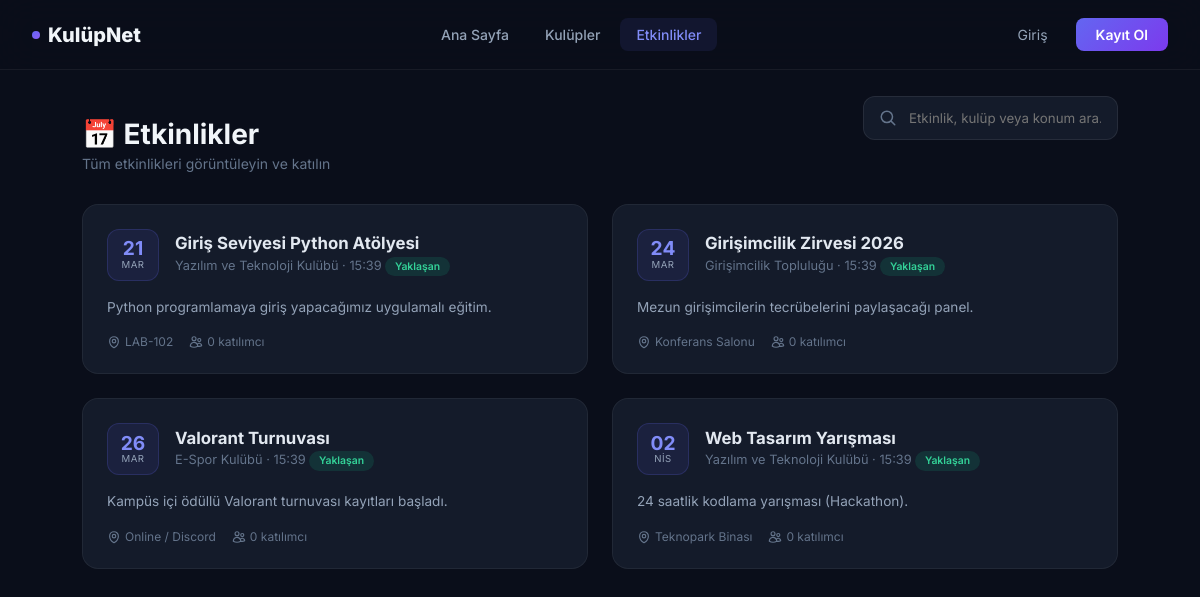
Screenshot of /etkinlikler.php with the database file from the repository.
### tables this page shows
CREATE TABLE IF NOT EXISTS etkinlikler (
    id INT AUTO_INCREMENT PRIMARY KEY,
    kulup_id INT,
    baslik VARCHAR(200) NOT NULL,
    aciklama TEXT,
    tarih DATETIME NOT NULL,
    konum VARCHAR(200),
    FOREIGN KEY (kulup_id) REFERENCES kulupler(id) ON DELETE SET NULL
);

CREATE TABLE IF NOT EXISTS kulupler (
    id INT AUTO_INCREMENT PRIMARY KEY,
    ad VARCHAR(100) NOT NULL,
    aciklama TEXT
);

### etkinlikler.php (the view, shortened to what this page needs)
<?php
require_once 'config/veritabani.php';
$giris_yapildi = isset($_SESSION['kullanici_id']);
$aranan = trim($_GET['aranan'] ?? '');
$sayfa_kayit_sayisi = 6;
$sayfa = isset($_GET['sayfa']) ? max(1, (int)$_GET['sayfa']) : 1;
$offset = ($sayfa - 1) * $sayfa_kayit_sayisi;
$where_clauses = ["e.tarih >= NOW()"];
$params = [];
$where_sql = "WHERE " . implode(" AND ", $where_clauses);
$sql = "SELECT e.*, k.ad as kulup_adi, (SELECT COUNT(*) FROM etkinlik_katilimlari WHERE etkinlik_id = e.id) as katilimci_sayisi
        FROM etkinlikler e
        LEFT JOIN kulupler k ON e.kulup_id = k.id
        $where_sql
        ORDER BY e.tarih ASC
        LIMIT $sayfa_kayit_sayisi OFFSET $offset";
$stmt = $db->prepare($sql);
$stmt->execute($params);
$etkinlikler = $stmt->fetchAll();
$aylar = ['Oca','Şub','Mar','Nis','May','Haz','Tem','Ağu','Eyl','Eki','Kas','Ara'];
?>
<!DOCTYPE html>
<html lang="tr">
<head>
</head>
<body>
    <nav class="navbar">
        <a href="index.php" class="nav-brand"><span class="brand-dot"></span> KulüpNet</a>
        <div class="nav-links">
            <a href="index.php">Ana Sayfa</a>
            <a href="kulupler.php">Kulüpler</a>
            <a href="etkinlikler.php" class="active">Etkinlikler</a>
        </div>
        <div class="nav-auth">
            <?php if ($giris_yapildi): ?>
                <a href="profil.php" class="user-avatar-nav"><?php echo mb_strtoupper(mb_substr($_SESSION['kullanici_ad'], 0, 1)); ?></a>
                <a href="ayarlar.php" class="btn-ghost">Ayarlar</a>
                <a href="cikis.php" class="btn-ghost">Çıkış</a>
            <?php else: ?>
                <a href="giris.php" class="btn-ghost">Giriş</a>
                <a href="kayit.php" class="btn-primary-nav">Kayıt Ol</a>
            <?php endif; ?>
        </div>
    </nav>
    <div class="container">
        <div class="page-header">
            <div style="display: flex; justify-content: space-between; align-items: flex-end; flex-wrap: wrap; gap: 1rem;">
                <div>
                    <h1>📅 Etkinlikler</h1>
                    <p>Tüm etkinlikleri görüntüleyin ve katılın</p>
                </div>
                <form action="" method="GET" class="search-container">
                    <svg class="search-icon" xmlns="http://www.w3.org/2000/svg" fill="none" viewBox="0 0 24 24" stroke-width="2" stroke="currentColor"><path stroke-linecap="round" stroke-linejoin="round" d="m21 21-5.197-5.197m0 0A7.5 7.5 0 1 0 5.196 5.196a7.5 7.5 0 0 0 10.607 10.607Z" /></svg>
                    <input type="text" name="aranan" class="search-input" placeholder="Etkinlik, kulüp veya konum ara..." value="<?php echo htmlspecialchars($aranan); ?>">
                </form>
            </div>
        </div>
        <div class="cards-grid">
            <?php if (!empty($etkinlikler)):
                foreach ($etkinlikler as $e):
                    $ts = strtotime($e['tarih']);
                    $gun = date('d', $ts); $ay = $aylar[(int)date('n', $ts) - 1]; $saat = date('H:i', $ts);
                    $gecmis = $ts < time();
            ?>
            <div class="event-card">
                <div class="card-top">
                    <div class="card-date">
                        <span class="day"><?php echo $gun; ?></span>
                        <span class="month"><?php echo $ay; ?></span>
                    </div>
                    <div>
                        <div class="card-title"><?php echo htmlspecialchars($e['baslik']); ?></div>
                        <div class="card-subtitle">
                            <?php echo htmlspecialchars($e['kulup_adi'] ?? 'Genel'); ?> · <?php echo $saat; ?>
                            <?php if ($gecmis): ?>
                                <span class="status-badge status-past">Bitti</span>
                            <?php else: ?>
                                <span class="status-badge status-upcoming">Yaklaşan</span>
                            <?php endif; ?>
                        </div>
                    </div>
                </div>
                <div class="card-desc"><?php echo htmlspecialchars($e['aciklama'] ?? 'Açıklama yok.'); ?></div>
                <div class="card-footer">
                    <div class="card-meta-row">
                        <div class="card-meta-item">
                            <?php echo htmlspecialchars($e['konum'] ?? 'Belirtilmedi'); ?>
                        </div>
                        <div class="card-meta-item">
                            <?php echo $e['katilimci_sayisi']; ?> katılımcı
                        </div>
                    </div>
                </div>
            </div>
            <?php endforeach; endif; ?>
        </div>
    </div>
</body>
</html>

### etkinlikler.php (style rules this page uses)
*, *::before, *::after { box-sizing: border-box; margin: 0; padding: 0; }
body { font-family: 'Inter', sans-serif; background: #0a0e1a; color: #f1f5f9; min-height: 100vh; }
.navbar { position: fixed; top: 0; left: 0; right: 0; z-index: 100; background: rgba(10,14,26,0.8); backdrop-filter: blur(20px); border-bottom: 1px solid rgba(255,255,255,0.06); padding: 0 2rem; height: 70px; display: flex; align-items: center; justify-content: space-between; }
.nav-brand { font-size: 1.25rem; font-weight: 800; color: #f1f5f9; text-decoration: none; display: flex; align-items: center; gap: 0.5rem; }
.nav-brand .brand-dot { width: 8px; height: 8px; border-radius: 50%; background: linear-gradient(135deg, #6366f1, #8b5cf6); }
.nav-links { display: flex; gap: 0.25rem; }
.nav-links a { color: #94a3b8; text-decoration: none; padding: 0.5rem 1rem; border-radius: 0.5rem; font-size: 0.875rem; font-weight: 500; transition: all 0.2s; }
.nav-links a.active { color: #818cf8; background: rgba(99,102,241,0.1); }
.nav-auth { display: flex; gap: 0.75rem; align-items: center; }
.btn-ghost { color: #94a3b8; text-decoration: none; padding: 0.5rem 1rem; font-size: 0.875rem; border-radius: 0.5rem; transition: all 0.2s; }
.btn-primary-nav { background: linear-gradient(135deg, #6366f1, #7c3aed); color: white; border: none; padding: 0.5rem 1.25rem; border-radius: 0.5rem; font-size: 0.875rem; font-weight: 600; text-decoration: none; }
.container { max-width: 1100px; margin: 0 auto; padding: 6rem 2rem 3rem; }
.page-header { margin-bottom: 2rem; }
.page-header h1 { font-size: 1.75rem; font-weight: 700; margin-bottom: 0.25rem; }
.page-header p { font-size: 0.875rem; color: #64748b; }
.cards-grid { display: grid; grid-template-columns: repeat(auto-fill, minmax(340px, 1fr)); gap: 1.5rem; }
.event-card { background: rgba(30,41,59,0.5); border: 1px solid rgba(255,255,255,0.06); border-radius: 1rem; padding: 1.5rem; transition: all 0.3s; position: relative; overflow: hidden; }
.event-card .card-top { display: flex; align-items: center; gap: 1rem; margin-bottom: 1rem; }
.card-date { display: flex; flex-direction: column; align-items: center; justify-content: center; min-width: 52px; height: 52px; border-radius: 0.75rem; background: rgba(99,102,241,0.1); border: 1px solid rgba(99,102,241,0.2); }
.card-date .day { font-size: 1.2rem; font-weight: 700; color: #818cf8; line-height: 1; }
.card-date .month { font-size: 0.6rem; color: #94a3b8; text-transform: uppercase; letter-spacing: 0.05em; }
.card-title { font-size: 1.05rem; font-weight: 700; color: #e2e8f0; margin-bottom: 0.2rem; }
.card-subtitle { font-size: 0.8rem; color: #64748b; }
.card-desc { font-size: 0.85rem; color: #94a3b8; line-height: 1.6; margin-bottom: 1rem; display: -webkit-box; -webkit-line-clamp: 2; -webkit-box-orient: vertical; overflow: hidden; }
.card-footer { display: flex; align-items: center; justify-content: space-between; gap: 0.5rem; flex-wrap: wrap; }
.card-meta-row { display: flex; gap: 1rem; align-items: center; }
.card-meta-item { display: flex; align-items: center; gap: 0.25rem; font-size: 0.75rem; color: #64748b; }
.card-meta-item svg { width: 14px; height: 14px; }
.status-badge { display: inline-flex; align-items: center; gap: 0.25rem; padding: 0.2rem 0.6rem; border-radius: 1rem; font-size: 0.65rem; font-weight: 600; }
.status-upcoming { background: rgba(16,185,129,0.15); color: #34d399; }
.event-card { animation: fadeInUp 0.6s ease forwards; opacity: 0; }
.event-card:nth-child(1) { animation-delay: 0.05s; }
.event-card:nth-child(2) { animation-delay: 0.1s; }
.event-card:nth-child(3) { animation-delay: 0.15s; }
.event-card:nth-child(4) { animation-delay: 0.2s; }
.search-container { margin-bottom: 2rem; position: relative; max-width: 500px; }
.search-input { width: 100%; padding: 0.8rem 1rem 0.8rem 2.8rem; border-radius: 0.75rem; background: rgba(30,41,59,0.5); border: 1px solid rgba(255,255,255,0.08); color: white; font-family: 'Inter', sans-serif; transition: all 0.3s; }
.search-icon { position: absolute; left: 1rem; top: 50%; transform: translateY(-50%); color: #64748b; width: 18px; height: 18px; }

### rows the page displays
etkinlikler: tarih "21", tarih "MAR", baslik "Giriş Seviyesi Python Atölyesi", kulup.ad "Yazılım ve Teknoloji Kulübü", tarih "15:39", shows "Yaklaşan", aciklama "Python programlamaya giriş yapacağımız uygulamalı eğitim.", konum "LAB-102", katilimci_sayisi "0"
etkinlikler: tarih "24", tarih "MAR", baslik "Girişimcilik Zirvesi 2026", kulup.ad "Girişimcilik Topluluğu", tarih "15:39", shows "Yaklaşan", aciklama "Mezun girişimcilerin tecrübelerini paylaşacağı panel.", konum "Konferans Salonu", katilimci_sayisi "0"
etkinlikler: tarih "26", tarih "MAR", baslik "Valorant Turnuvası", kulup.ad "E-Spor Kulübü", tarih "15:39", shows "Yaklaşan", aciklama "Kampüs içi ödüllü Valorant turnuvası kayıtları başladı.", konum "Online / Discord", katilimci_sayisi "0"
etkinlikler: tarih "02", tarih "NIS", baslik "Web Tasarım Yarışması", kulup.ad "Yazılım ve Teknoloji Kulübü", tarih "15:39", shows "Yaklaşan", aciklama "24 saatlik kodlama yarışması (Hackathon).", konum "Teknopark Binası", katilimci_sayisi "0"
